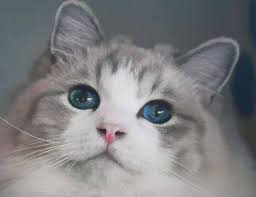
#> input picture cat.jpg, 256 x 197 px
$ python test12.py
#> lines starting #> are read from the running program, lines starting #| are printed output that depends on the picture; after the words box and inside, x2 and y2 are one past the last pixel; in counts of white or black regions, pixels touching at a corner belong together
import cv2
import numpy as np

def threshold():
    img = cv2.imread('cat.jpg', cv2.IMREAD_GRAYSCALE)
#> img: shape (197, 256); min 30, max 226, mean 126.7

    ret, th1 = cv2.threshold(img, 127, 255, cv2.THRESH_BINARY)
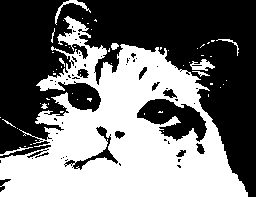
#> th1: shape (197, 256); 45.6% white; 57 white regions (46 under 20 px), largest, box (x1, y1, x2, y2) and area: (0, 16, 248, 197) 22278, (190, 59, 215, 71) 157, (55, 0, 91, 25) 151
    th2 = cv2.adaptiveThreshold(img, 255, cv2.ADAPTIVE_THRESH_MEAN_C,
                                cv2.THRESH_BINARY, 11, 2)
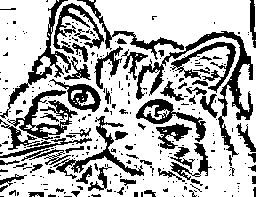
#> th2: shape (197, 256); 70.5% white; 293 black regions (223 under 20 px), largest, box (x1, y1, x2, y2) and area: (136, 31, 253, 157) 1948, (7, 90, 78, 140) 1038, (0, 0, 71, 119) 1018
    th3 = cv2.adaptiveThreshold(img, 255, cv2.ADAPTIVE_THRESH_GAUSSIAN_C,
                                cv2.THRESH_BINARY, 11, 2)
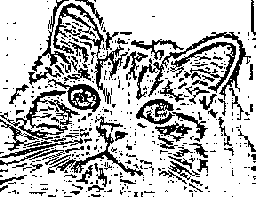
#> th3: shape (197, 256); 74.4% white; black in thin lines or dots
    titles = ['Original', 'Global Thres', 'ADA_MEAN', 'ADA_GAUS']
    images = [img, th1, th2, th3]

    for i in range(4):
        cv2.imshow(titles[i], images[i])
    cv2.waitKey()
    cv2.destroyAllWindows()

threshold()
